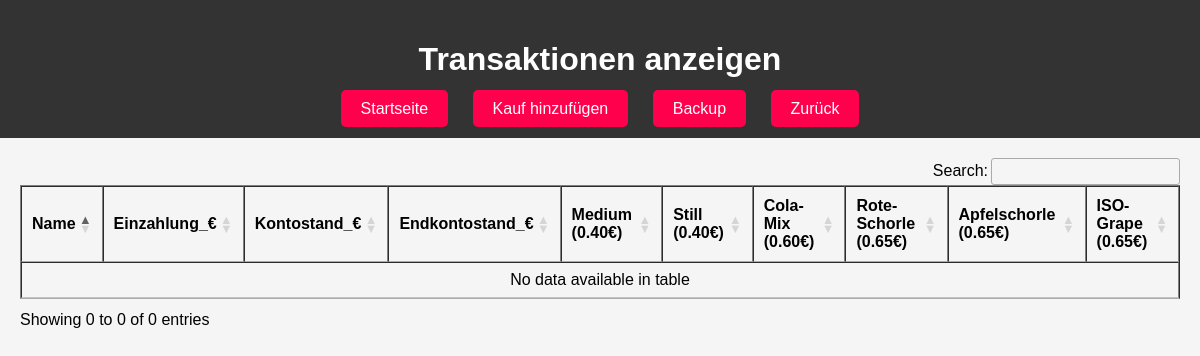
The page /watch on the database as committed earlier.
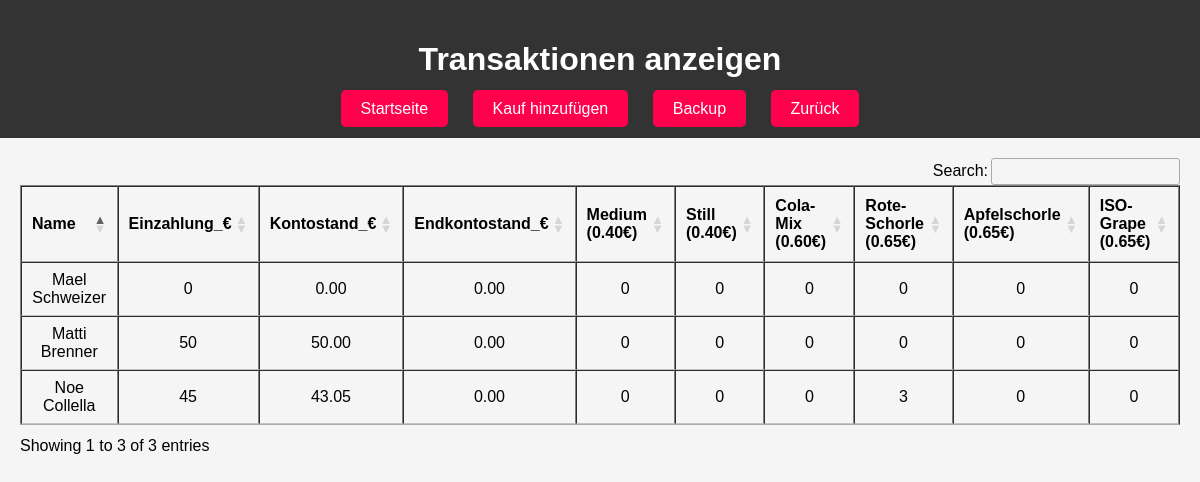
The same page on the database as committed later.
### tables this page shows
CREATE TABLE Teilnehmer (
        T_ID INTEGER PRIMARY KEY AUTOINCREMENT, 
        Name VARCHAR(50),
        TN_Barcode VARCHAR(50),
        Checkout BOOLEAN DEFAULT 0
        );

### app.py (the view)
@app.route('/watch')
def watch():
    print('watch') # Debugging-Information
    conn = get_db_connection()
    cursor = conn.cursor()
    aktualisere_endkontostand()
    cursor.execute("SELECT name FROM sqlite_master WHERE type='table' AND name='Produkt';")
    if not cursor.fetchone():
        conn.close()
        return "Die Tabelle 'Produkt' existiert nicht in der Datenbank.", 404
    produkt_infos = cursor.execute("SELECT P_ID, Beschreibung, ROUND(Preis, 2) as Preis FROM Produkt").fetchall()
    produkt_summen = ", ".join([f"SUM(CASE WHEN Transaktion.P_ID = {pid} THEN Transaktion.Menge ELSE 0 END) AS '{desc} ({preis:.2f}€)'" for pid, desc, preis in produkt_infos])
    sql_query = f"""
        SELECT
            Teilnehmer.Name,
            Konto.Einzahlung AS Einzahlung_€,
            printf('%04.2f', ROUND(Konto.Kontostand, 2)) AS Kontostand_€,
            printf('%04.2f', ROUND(Konto.Endkontostand, 2)) AS Endkontostand_€,
            {produkt_summen}
        FROM Teilnehmer
        JOIN Konto ON Teilnehmer.T_ID = Konto.T_ID
        LEFT JOIN Transaktion ON Konto.K_ID = Transaktion.K_ID
        GROUP BY Teilnehmer.T_ID, Teilnehmer.Name, Konto.Einzahlung, ROUND(Konto.Kontostand, 2)
        ORDER BY Teilnehmer.T_ID;
    """
    result = cursor.execute(sql_query).fetchall()
    conn.close()
    df = pd.DataFrame(result, columns=[desc[0] for desc in cursor.description])
    return render_template('watch.html', tables=df.to_html(classes='data', header=True, index=False))

### database.py (called while the page is built)
def get_db_connection():
    conn = sqlite3.connect(db_name)
    conn.row_factory = sqlite3.Row
    return conn

### templates/watch.html (shortened to what this page needs)
<!DOCTYPE html>
<html lang="de">
<head>
    <link rel="stylesheet" href="https://cdn.datatables.net/1.10.21/css/jquery.dataTables.min.css">
</head>
<body>
    <header>
        <h1 class="topic">Transaktionen anzeigen</h1>
        <nav>
            <ul>
                <li><a href="/">Startseite</a></li>
                <li><a href="/add_buy">Kauf hinzufügen</a></li>
                <li><a href="/backup">Backup</a></li>
                <li><a href="#" onclick="history.back();">Zurück</a></li>
            </ul>
        </nav>
    </header>
    <main>
        <div>
            {{ tables|safe }}
        </div>
    </main>
</body>
</html>

### templates/watch.html (style rules this page uses)
body { font-family: Arial, sans-serif; background-color: #f5f5f5; margin: 0; padding: 0; display: flex; flex-direction: column; height: 100vh; height: 100%; justify-content: center; align-items: center; }
header { width: 100%; text-align: center; padding: 20px 0; background-color: #333; color: white; }
nav ul { list-style: none; padding: 0; text-align: center; margin: 0; }
nav ul li { display: inline; margin-right: 20px; }
nav ul li:last-child { margin-right: 0; }
nav ul li a { text-decoration: none; padding: 10px 20px; background-color: #ff004d; color: white; border: none; border-radius: 5px; transition: background-color 0.3s; }
main { flex: 1; display: flex; flex-direction: column; align-items: center; justify-content: center; text-align: center; padding: 20px; }
a { display: column; text-align: center; margin-top: 20px; color: #333; text-decoration: none; }

Rows that differ between the two databases and show on the page:
added Teilnehmer: Name "Name Einzahlung_€ Kontostand_€ Endkontostand_€ Medium (0.40€) Still (0.40€) Cola-Mix (0.60€) Rote-Schorle (0.65€) Apfelschorle (0.65€) ISO-Grape (0.65€) Matti Brenner 50 50.00 0.00 0 0 0 0 0 0 Noe Collella 45 43.05 0.00 0 0 0 3 0 0 Mael Schweizer 0 0.00 0.00 0 0 0 0 0 0"
Other text that changed with them:
text written by a page script: "Search: Showing 0 to 0 of 0 entries" → "Search: Showing 1 to 3 of 3 entries"
{{ tables|safe }}: "Name Einzahlung_€ Kontostand_€ Endkontostand_€ Medium (0.40€) Still (0.40€) Cola-Mix (0.60€) Rote-Schorle (0.65€) Apfelschorle (0.65€) ISO-Grape (0.65€) No data available in table" → (not shown)
